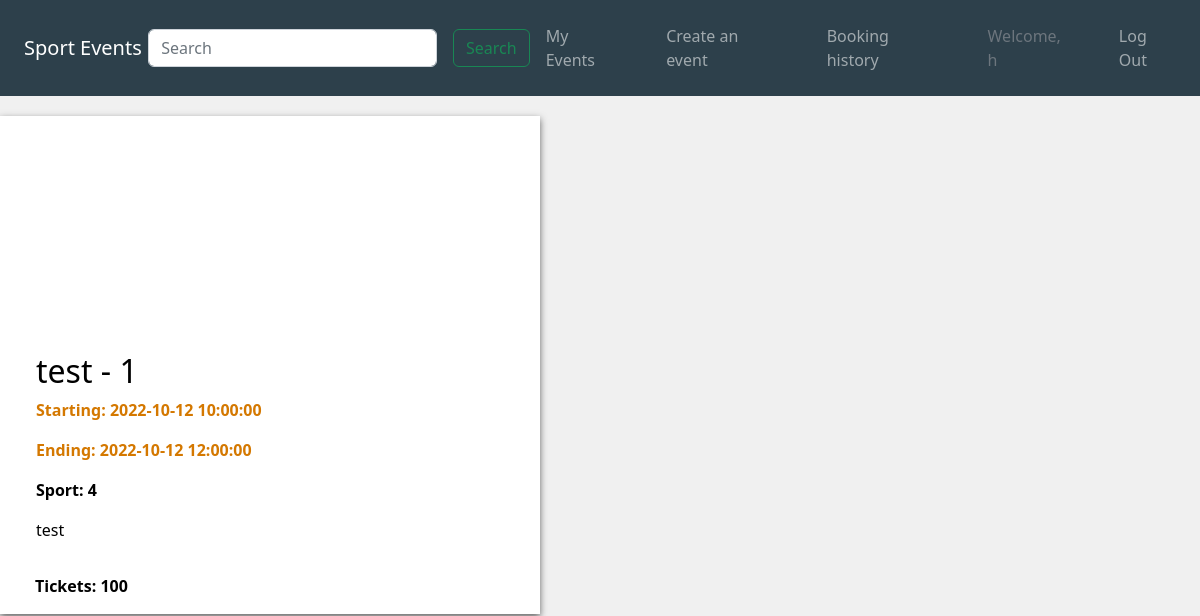
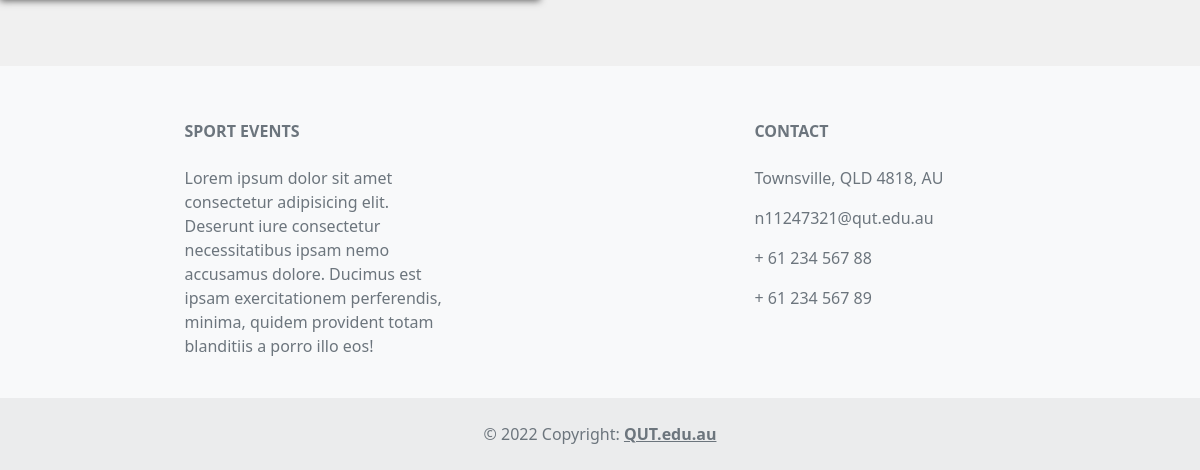
The app's page /events/update (signed in), older data (2 pictures, top to bottom).
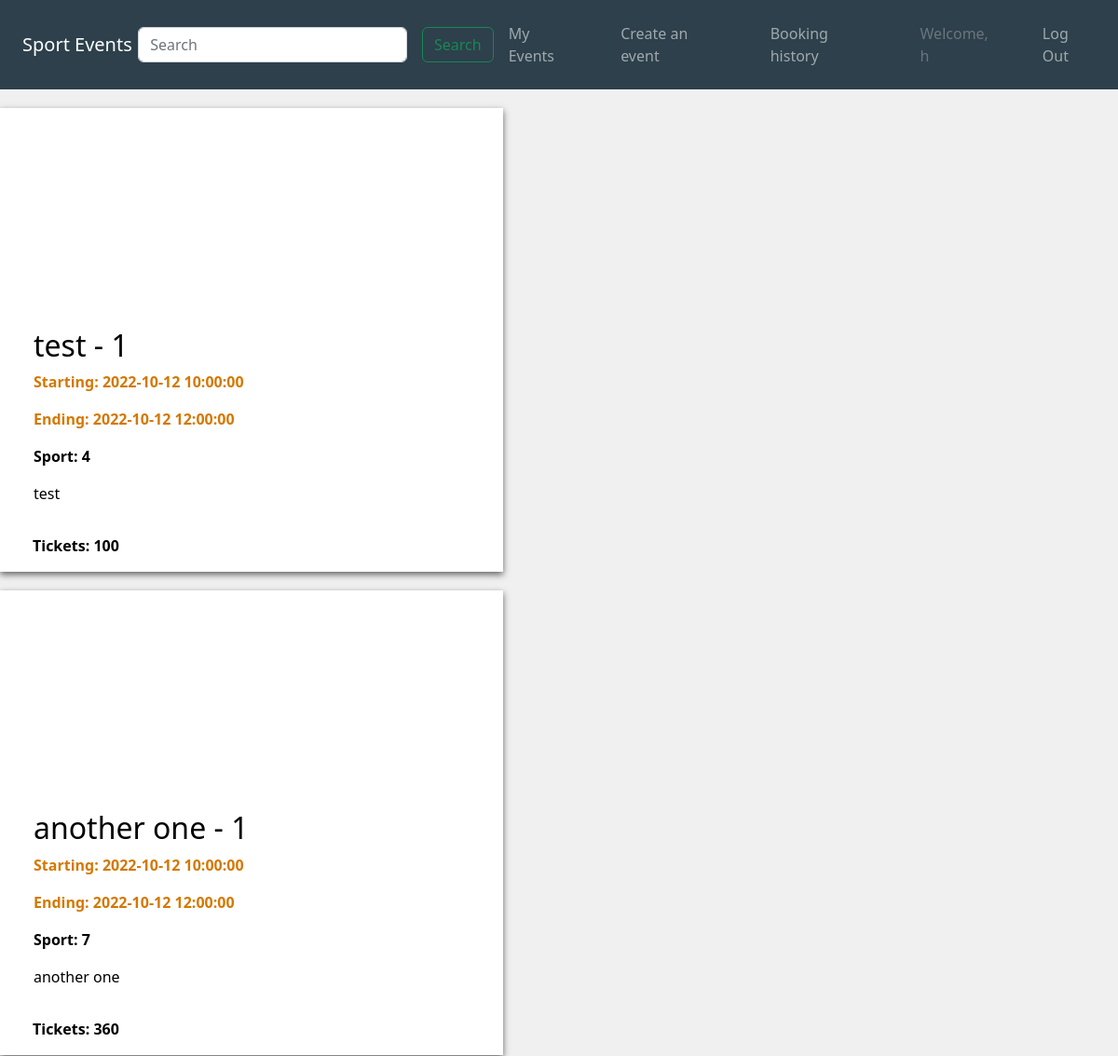
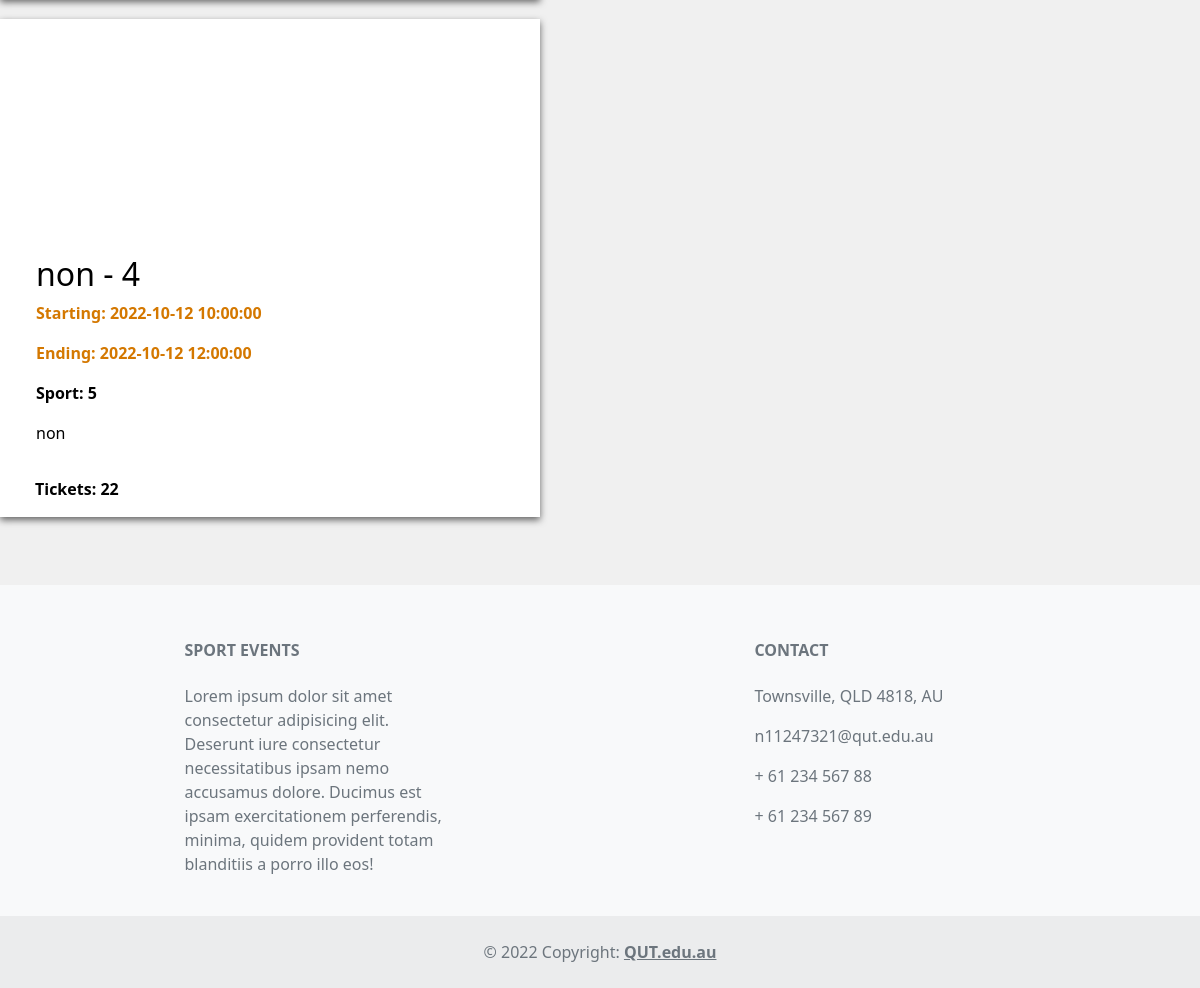
The same page, newer data (2 pictures, top to bottom).
### website/models.py (models this page shows, shortened)
class Users(db.Model, UserMixin):
    __tablename__='users'
    UserId = db.Column(db.Integer, primary_key=True)
    Username = db.Column(db.String(100), unique=True)
    FirstName = db.Column(db.String(100), index=True, nullable=False)
    LastName = db.Column(db.String(100), index=True, nullable=False)
    Email = db.Column(db.String(100), index=True, nullable=False)
    password_hash = db.Column(db.String(255), nullable=False)
    reviews = db.relationship('Reviews', backref='user')
    bookings = db.relationship('Bookings', backref='user')

class Events(db.Model):
    __tablename__ = 'events'
    EventId = db.Column(db.Integer, primary_key=True)
    EventName = db.Column(db.String(80))
    Location = db.Column(db.String(80))
    StartDate = db.Column(db.DateTime)
    EndDate = db.Column(db.DateTime)
    description = db.Column(db.String(500))
    Image = db.Column(db.String(400))
    Status_id = db.Column(db.Integer)
    Catergory_id = db.Column(db.Integer)
    MaxTickets = db.Column(db.Integer)
    UserId = db.Column(db.Integer)
    reviews = db.relationship('Reviews', backref='event')
    bookings = db.relationship('Bookings', backref='event')
    Catergory_id = db.Column(db.Integer, db.ForeignKey('catergories.CatergoryId'))
    Status_id = db.Column(db.Integer, db.ForeignKey('eventStatus.EventStatusId'))
    UserId = db.Column(db.Integer, db.ForeignKey('users.UserId'))

### website/events.py (the view)
@bp.route('/update', methods = ['GET', 'POST'])
@login_required
def update():
    events = Events.query.filter_by(UserId = current_user.UserId)
    return render_template("myEvents.html", events = events)

### website/__init__.py (called while the page is built)
def create_app():
    app.debug=True
    app.secret_key='utroutoru'
    app.config['SQLALCHEMY_DATABASE_URI']='sqlite:///Events.sqlite'
    db.init_app(app)
    bootstrap = Bootstrap(app)
    login_manager = LoginManager()
    login_manager.login_view='auth.login'
    login_manager.init_app(app)
    from .models import Users # importing here to avoid circular references
    @login_manager.user_loader
    def load_user(UserId):
        return Users.query.get(int(UserId))
    @app.errorhandler(404)
    def not_found(e):
        return render_template("404.html")
    from . import views
    app.register_blueprint(views.bp)
    from . import events
    app.register_blueprint(events.bp)
    from . import auth
    app.register_blueprint(auth.bp)
    return app

### website/templates/myEvents.html (shortened to what this page needs)
{% extends 'base.html' %}
{% block head %}
    <link href="https://cdn.jsdelivr.net/npm/bootstrap@5.2.0/dist/css/bootstrap.min.css" rel="stylesheet">
    <link rel="stylesheet" href="../static/css/style.css">
    <link rel="stylesheet" href="../static/css/index.css">
{% endblock %}
{% block content %}
            {% for event in events %}
                <section id="firstEventItem">
                    <a href="{{url_for('event.updateEvent', EventId=event.EventId)}}" class="EventLink">
                        <div class="eventImgContainer">
                        </div>
                        <div class="eventItem p-3">
                            <h2>{{event.EventName}} - {{event.Status_id}}</h2>
                            <p class="eventDateTime">Starting: {{event.StartDate}}</p>
                            <p class="eventDateTime">Ending: {{event.EndDate}}</p>
                            <p style="font-weight: bold;">Sport: {{event.Catergory_id}}</p>
                            <div class="eventDescription">
                                <p>{{event.description}}</p>
                            </div>
                        </div>
                        <p class="eventTickets">Tickets: {{event.MaxTickets}}</p>
                    </a>
                </section>
            {% endfor %}
{% endblock %}

### website/templates/base.html (shortened to what this page needs)
<!DOCTYPE html>
<html lang="en">
    <head>
        {% block head %}
        {% endblock %}
    </head>
    <body>
        <nav class="navbar navbar-expand-xl navbar-dark text-light p-2 navBgColor justify-content-start p-3">
            <div>
                <a class="navbar-brand m-2" href="{{ url_for('main.index') }}">Sport Events</a>
            </div>
            <div class="collapse navbar-collapse justify-content-between navItems" id="navCollapse">
                <form class="form-inline navInput" style="margin-left: -9.5px;" action="{{ url_for('main.index') }}">
                    <div class="d-flex">
                        <input class="form-control m-2" type="text" placeholder="Search" name="search">
                        <button class="btn btn-outline-success m-2" type="submit">Search</button>
                    </div>
                </form>
                {% block navlinks %}
                    {% if current_user.is_authenticated %}
                        <ul class="navbar-nav mr-auto" style="margin-left: -32px;">
                            <ul class="nav-item">
                                <a class="nav-link" href="{{ url_for('event.update') }}">My Events</a>
                            </ul>
                            <ul class="nav-item">
                                <a class="nav-link" href="{{ url_for('event.create') }}">Create an event</a>
                            </ul>
                            <ul class="nav-item">
                                <a class="nav-link" href="{{ url_for('main.userBookingHistory') }}">Booking history</a>
                            </ul>
                            <ul class="nav-item">
                                <a class="nav-link disabled text-muted" href="#">Welcome, {{current_user.FirstName}}</a>
                            </ul>
                            <ul class="nav-item">
                                <a class="nav-link" href="{{ url_for('auth.logout') }}">Log Out</a>
                            </ul>
                        </ul>
                    {% endif %}
                {% endblock %}
            </div>
        </nav>
        <main>
            {% block content %}
            {% endblock %}
        </main>
        <div class="p-4"></div>
        <footer class="text-center text-lg-start bg-light text-muted">
            <div class="p-1"></div>
            <div class="container text-center text-md-start mt-5">
                <div class="row mt-3">
                    <div class="col-md-3 col-lg-4 col-xl-3 mx-auto mb-4">
                        <h6 class="text-uppercase fw-bold mb-4">Sport Events</h6>
                        <p>
                        Lorem ipsum dolor sit amet consectetur adipisicing elit. Deserunt iure consectetur necessitatibus ipsam nemo accusamus dolore. Ducimus est ipsam exercitationem perferendis, minima, quidem provident totam blanditiis a porro illo eos!
                        </p>
                    </div>
                    <div class="col-md-4 col-lg-3 col-xl-3 mx-auto mb-md-0 mb-4">
                        <h6 class="text-uppercase fw-bold mb-4">Contact</h6>
                        <p>Townsville, QLD 4818, AU</p>
                        <p>n11247321@qut.edu.au</p>
                        <p>+ 61 234 567 88</p>
                        <p>+ 61 234 567 89</p>
                    </div>
                </div>
            </div>
            <div class="text-center p-4" style="background-color: rgba(0, 0, 0, 0.05);">
                © 2022 Copyright:
                <a class="text-reset fw-bold" href="https://qut.edu.au">QUT.edu.au</a>
            </div>
        </footer>
    </body>
</html>

### website/static/css/style.css (style rules this page uses)
body { background-color: #F0F0F0; }
.navBgColor { background-color: #2d404b; }
@media only screen and (min-width: 991px) { .navInput { width: 410px; } }
@media only screen and (min-width: 991px) { .navItems { margin-left: 0px; } }

### website/static/css/index.css (style rules this page uses)
section { background-color: #FFFFFF; box-shadow: 0px 3px 7px #636363; overflow: hidden; width: 450px; margin: 20px 15px; position: relative; }
.EventLink { text-decoration: none; color: black; }
.EventLink:link, .EventLink:hover, .EventLink:active { text-decoration: none; color: black; }
.eventImgContainer { height: 200px; overflow: hidden; }
.eventItem { margin: 20px; }
.eventDescription { overflow: hidden; text-overflow: ellipsis; display: -webkit-box; -webkit-line-clamp: 6; line-clamp: 6; -webkit-box-orient: vertical; margin-bottom: 20px; }
.eventDateTime { color: #D47800; font-weight: bold; }
.eventTickets { font-weight: bold; position: absolute; bottom: 0; margin-left: 35px; }
@media only screen and (max-width: 1643px) { section { width: 45%; margin: 20px 0; } }

Row changes from the older to the newer data that the page shows:
added Events: EventName "another one", Status_id "1", StartDate "2022-10-12 10:00:00", EndDate "2022-10-12 12:00:00", Catergory_id "7", description "another one", MaxTickets "360"
added Events: EventName "non", Status_id "4", StartDate "2022-10-12 10:00:00", EndDate "2022-10-12 12:00:00", Catergory_id "5", description "non", MaxTickets "22"
